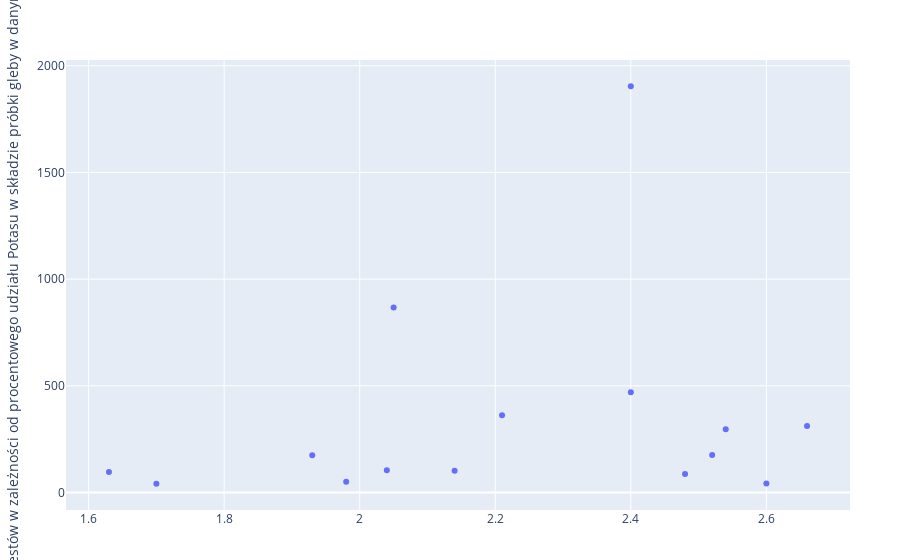

Here is the notebook cell this chart was saved with:
### Code cell
trace = scatter(agri_col_cleansed, x=:Potassium, y=:num_of_protests, mode="markers")
layout = Layout(xaxis_title="Procentowy udział Potasu w próbce gleby w danym stanie", yaxis_title="Ilość protestów", title=attr(text="Ilość protestów w zależności od procentowego udziału Potasu w składzie próbki gleby w danym stanie", y=0.95,
x=0.5, xanchor="center", yanchor="top"))
plot(trace, layout)

### Figure 1 — Plotly figure (JSON) as saved in the notebook; plotly's stock layout.template omitted (floating-point values rounded to 4 significant figures)
{"data": [{"mode": "markers", "type": "scatter", "x": [2.52, 2.14, 2.6, 2.05, 1.63, 2.54, 1.98, 2.48, 2.66, 1.93, 2.4, 2.4, 1.7, 2.21, 2.04], "y": [176, 102, 42, 867, 96, 296, 50, 87, 312, 175, 1904, 470, 41, 362, 104]}], "layout": {"autosize": true, "margin": {"b": 50, "l": 50, "r": 50, "t": 60}, "xaxis": {"autorange": true, "range": [1.568, 2.722], "type": "linear"}, "yaxis": {"autorange": true, "range": [-98.19, 2043.0], "type": "linear", "title": {"text": "Ilość protestów w zależności od procentowego udziału Potasu w składzie próbki gleby w danym stanie", "x": 0.5, "xanchor": "center", "y": 0.95, "yanchor": "top"}, "xaxis": {"title": {"text": "Procentowy udział Potasu w próbce gleby w danym stanie"}}, "yaxis": {"title": {"text": "Ilość protestów"}}}}}
